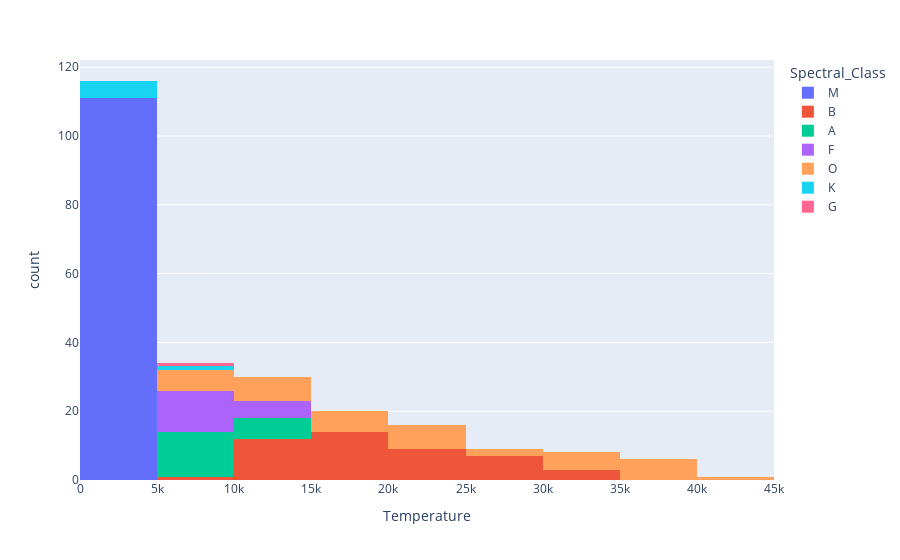

The code cell stored with this chart in its notebook:
### Code cell
histo5 = pp.histogram(ds, 'Temperature', color='Spectral_Class') #spec class
histo5.show()

### Figure 1 — Plotly figure (JSON) as saved in the notebook; plotly's stock layout.template omitted (floating-point values rounded to 4 significant figures)
{"data": [{"alignmentgroup": "True", "bingroup": "x", "hovertemplate": "Spectral_Class=M<br>Temperature=%{x}<br>count=%{y}<extra></extra>", "legendgroup": "M", "marker": {"color": "#636efa", "pattern": {"shape": ""}}, "name": "M", "offsetgroup": "M", "orientation": "v", "showlegend": true, "type": "histogram", "x": [3068, 3042, 2600, 2800, 1939, 2840, 2637, 2600, 2650, 2700, 3600, 3129, 3134, 3628, 2650, 3340, 2799, 3692, 3192, 3441, 3826, 3365, 3270, 3200, 3008, 3600, 3575, 3574, 3625, 3490, 3750, 3834, 3749, 3650, 3450, 3660, 3450, 3752, 3535, 3341, 3432, 2983, 2835, 2935, 3295, 2945, 2817, 2774, 2871, 3345, 3607, 3304, 3150, 3550, 3180, 2890, 3342, 2621, 3158, 3459, 3605, 3615, 3399, 3610, 3553, 3625, 3780, 3323, 3531, 3218, 3146, 3511, 3225, 2935, 2861, 2856, 2731, 3095, 3607, 3100, 2989, 3542, 3243, 3091, 3598, 3324, 3541, 3570, 3500, 3600, 3614, 2831, 2914, 3419, 3218, 3453, 2889, 2968, 3484, 2778, 3523, 3462, 3257, 2994, 3212, 3523, 3598, 3142, 3496, 3324, 3463], "xaxis": "x", "yaxis": "y"}, {"alignmentgroup": "True", "bingroup": "x", "hovertemplate": "Spectral_Class=B<br>Temperature=%{x}<br>count=%{y}<extra></extra>", "legendgroup": "B", "marker": {"color": "#EF553B", "pattern": {"shape": ""}}, "name": "B", "offsetgroup": "B", "orientation": "v", "showlegend": true, "type": "histogram", "x": [25000, 16500, 30000, 15276, 9700, 33750, 17200, 14100, 12010, 10980, 19860, 33300, 13420, 21020, 18290, 14520, 11900, 12912, 12984, 29560, 16390, 25070, 28700, 26140, 20120, 26000, 11000, 12100, 24490, 16790, 15680, 14982, 13340, 18340, 19920, 24020, 23092, 17920, 19360, 22350, 22012, 19400, 17140, 24145, 27739, 21904], "xaxis": "x", "yaxis": "y"}, {"alignmentgroup": "True", "bingroup": "x", "hovertemplate": "Spectral_Class=A<br>Temperature=%{x}<br>count=%{y}<extra></extra>", "legendgroup": "A", "marker": {"color": "#00cc96", "pattern": {"shape": ""}}, "name": "A", "offsetgroup": "A", "orientation": "v", "showlegend": true, "type": "histogram", "x": [7740, 8500, 8570, 8052, 8930, 9675, 9030, 11250, 12098, 8924, 7723, 8945, 14060, 13023, 10012, 13089, 9320, 8829, 9235], "xaxis": "x", "yaxis": "y"}, {"alignmentgroup": "True", "bingroup": "x", "hovertemplate": "Spectral_Class=F<br>Temperature=%{x}<br>count=%{y}<extra></extra>", "legendgroup": "F", "marker": {"color": "#ab63fa", "pattern": {"shape": ""}}, "name": "F", "offsetgroup": "F", "orientation": "v", "showlegend": true, "type": "histogram", "x": [7220, 12990, 7700, 11790, 7230, 5800, 6757, 6380, 5936, 5587, 7100, 10574, 13720, 5300, 7720, 14732, 8250], "xaxis": "x", "yaxis": "y"}, {"alignmentgroup": "True", "bingroup": "x", "hovertemplate": "Spectral_Class=O<br>Temperature=%{x}<br>count=%{y}<extra></extra>", "legendgroup": "O", "marker": {"color": "#FFA15A", "pattern": {"shape": ""}}, "name": "O", "offsetgroup": "O", "orientation": "v", "showlegend": true, "type": "histogram", "x": [39000, 36108, 40000, 23000, 17120, 11096, 14245, 24630, 12893, 24345, 33421, 37800, 25390, 11567, 12675, 5752, 8927, 7282, 19923, 26373, 17383, 9373, 18000, 34190, 32460, 23678, 12749, 9383, 23440, 16787, 18734, 9892, 10930, 23095, 21738, 38234, 32489, 38940, 30839, 37882], "xaxis": "x", "yaxis": "y"}, {"alignmentgroup": "True", "bingroup": "x", "hovertemplate": "Spectral_Class=K<br>Temperature=%{x}<br>count=%{y}<extra></extra>", "legendgroup": "K", "marker": {"color": "#19d3f3", "pattern": {"shape": ""}}, "name": "K", "offsetgroup": "K", "orientation": "v", "showlegend": true, "type": "histogram", "x": [4526, 4077, 4980, 5112, 4015, 4287], "xaxis": "x", "yaxis": "y"}, {"alignmentgroup": "True", "bingroup": "x", "hovertemplate": "Spectral_Class=G<br>Temperature=%{x}<br>count=%{y}<extra></extra>", "legendgroup": "G", "marker": {"color": "#FF6692", "pattern": {"shape": ""}}, "name": "G", "offsetgroup": "G", "orientation": "v", "showlegend": true, "type": "histogram", "x": [6850], "xaxis": "x", "yaxis": "y"}], "layout": {"barmode": "relative", "legend": {"title": {"text": "Spectral_Class"}, "tracegroupgap": 0}, "margin": {"t": 60}, "xaxis": {"anchor": "y", "domain": [0, 1], "title": {"text": "Temperature"}}, "yaxis": {"anchor": "x", "domain": [0, 1], "title": {"text": "count"}}}}
